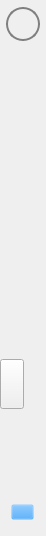
          <widget class="QWidget" name="foldPanel" native="true">
           <property name="minimumSize">
            <size>
             <width>46</width>
             <height>0</height>
            </size>
           </property>
           <property name="maximumSize">
            <size>
             <width>46</width>
             <height>16777215</height>
            </size>
           </property>
           <property name="styleSheet">
            <string notr="true">#foldPanel{
background-color: qlineargradient(spread:pad, x1:1, y1:0, x2:1, y2:1, stop:0 #2A427E, stop:1 #0F1C49);
}</string>
           </property>
           <layout class="QVBoxLayout" name="verticalLayout_12">
            <property name="spacing">
             <number>0</number>
            </property>
            <property name="leftMargin">
             <number>0</number>
            </property>
            <property name="topMargin">
             <number>0</number>
            </property>
            <property name="rightMargin">
             <number>0</number>
            </property>
            <property name="bottomMargin">
             <number>0</number>
            </property>
            <item>
             <layout class="QVBoxLayout" name="verticalLayout_13">
              <item>
               <layout class="QHBoxLayout" name="horizontalLayout_16">
                <property name="spacing">
                 <number>0</number>
                </property>
                <property name="topMargin">
                 <number>7</number>
                </property>
                <property name="bottomMargin">
                 <number>10</number>
                </property>
                <item>
                 <widget class="QLabel" name="avatorFold">
                  <property name="minimumSize">
                   <size>
                    <width>34</width>
                    <height>34</height>
                   </size>
                  </property>
                  <property name="maximumSize">
                   <size>
                    <width>34</width>
                    <height>34</height>
                   </size>
                  </property>
                  <property name="styleSheet">
                   <string notr="true">image: url(:/Optimus/images/common/man-avator.svg);
border-radius: 17;
border: 2px solid gray;</string>
                  </property>
                  <property name="text">
                   <string/>
                  </property>
                 </widget>
                </item>
               </layout>
              </item>
              <item>
               <widget class="QWidget" name="verticalWidget_2" native="true">
                <property name="styleSheet">
                 <string notr="true">QPushButton{
	margin: -1px;
	width: 45px;
	height: 52px;
	border-radius: 0px;
}

</string>
                </property>
                <layout class="QVBoxLayout" name="verticalLayout_14">
                 <property name="spacing">
                  <number>0</number>
                 </property>
                 <property name="leftMargin">
                  <number>0</number>
                 </property>
                 <property name="topMargin">
                  <number>0</number>
                 </property>
                 <property name="rightMargin">
                  <number>0</number>
                 </property>
                 <property name="bottomMargin">
                  <number>0</number>
                 </property>
                 <item>
                  <widget class="QWidget" name="verticalWidget_3" native="true">
                   <property name="styleSheet">
                    <string notr="true">QPushButton {
	font-size: 16px;
	color: rgba(255, 255, 255, 0.8);
	background-color: rgba(255, 255, 255, 0);
	border:3px ;
	border-left-style: solid;
	border-right-style: solid;
	border-color: rgba(255, 255, 255, 0);
	margin-bottom: 1px;
}

QPushButton::hover{
	color: rgb(255, 255, 255);
	background-color: #162455;
	border:3px ;
	border-left-style: solid;
	border-left-color: #00ffff;
	border-right-style: solid;
	border-right-color: rgba(255, 255, 255, 0);
}

QPushButton::checked {
	color: rgb(255, 255, 255);
	background-color: #162455;
	border:3px ;
	border-left-style: solid;
	border-left-color: #00ffff;
	border-right-style: solid;
	border-right-color: rgba(255, 255, 255, 0);
}</string>
                   </property>
                   <layout class="QVBoxLayout" name="verticalLayout_15">
                    <property name="spacing">
                     <number>0</number>
                    </property>
                    <property name="leftMargin">
                     <number>0</number>
                    </property>
                    <property name="topMargin">
                     <number>0</number>
                    </property>
                    <property name="rightMargin">
                     <number>0</number>
                    </property>
                    <property name="bottomMargin">
                     <number>0</number>
                    </property>
                    <item>
                     <widget class="QPushButton" name="channelPlanFoldBtn">
                      <property name="toolTip">
                       <string>Channel plan</string>
                      </property>
                      <property name="text">
                       <string/>
                      </property>
                      <property name="icon">
                       <iconset>
                        <normalon>:/Optimus/images/trainPage/channelPlan.svg</normalon>
                       </iconset>
                      </property>
                      <property name="iconSize">
                       <size>
                        <width>18</width>
                        <height>18</height>
                       </size>
                      </property>
                      <property name="checkable">
                       <bool>true</bool>
                      </property>
                     </widget>
                    </item>
                    <item>
                     <widget class="QPushButton" name="detectFoldBtn">
                      <property name="toolTip">
                       <string>Realtime detect</string>
                      </property>
                      <property name="text">
                       <string/>
                      </property>
                      <property name="icon">
                       <iconset>
                        <normalon>:/Optimus/images/trainPage/realtimeDetect.svg</normalon>
                       </iconset>
                      </property>
                      <property name="iconSize">
                       <size>
                        <width>18</width>
                        <height>18</height>
                       </size>
                      </property>
                      <property name="checkable">
                       <bool>true</bool>
                      </property>
                     </widget>
                    </item>
                    <item>
                     <widget class="QPushButton" name="treatmentCfgFoldBtn">
                      <property name="toolTip">
                       <string>Treatment config</string>
                      </property>
                      <property name="text">
                       <string/>
                      </property>
                      <property name="icon">
                       <iconset>
                        <normalon>:/Optimus/images/trainPage/treatmentCfg.svg</normalon>
                       </iconset>
                      </property>
                      <property name="iconSize">
                       <size>
                        <width>18</width>
                        <height>18</height>
                       </size>
                      </property>
                      <property name="checkable">
                       <bool>true</bool>
                      </property>
                     </widget>
                    </item>
                    <item>
                     <widget class="QPushButton" name="recordFoldBtn">
                      <property name="toolTip">
                       <string>Train record</string>
                      </property>
                      <property name="text">
                       <string/>
                      </property>
                      <property name="icon">
                       <iconset>
                        <normalon>:/Optimus/images/trainPage/table_file_blue.svg</normalon>
                       </iconset>
                      </property>
                      <property name="iconSize">
                       <size>
                        <width>18</width>
                        <height>18</height>
                       </size>
                      </property>
                      <property name="checkable">
                       <bool>true</bool>
                      </property>
                     </widget>
                    </item>
                   </layout>
                  </widget>
                 </item>
                 <item>
                  <layout class="QVBoxLayout" name="verticalLayout_16">
                   <property name="spacing">
                    <number>0</number>
                   </property>
                   <property name="topMargin">
                    <number>10</number>
                   </property>
                   <item>
                    <widget class="QPushButton" name="startFoldBtn">
                     <property name="toolTip">
                      <string>Start </string>
                     </property>
                     <property name="styleSheet">
                      <string notr="true">QPushButton {
	font-size: 16px;
	color: rgba(255, 255, 255, 0.8);
	background-color: rgba(255, 255, 255, 0);
}

QPushButton::hover{
	font-size: 16px;
	color: rgba(255, 255, 255,1.0);
	background-color: rgba(255, 255, 255, 0.1);
}
</string>
                     </property>
                     <property name="text">
                      <string/>
                     </property>
                     <property name="icon">
                      <iconset>
                       <normalon>:/Optimus/images/trainPage/start.svg</normalon>
                      </iconset>
                     </property>
                     <property name="iconSize">
                      <size>
                       <width>22</width>
                       <height>22</height>
                      </size>
                     </property>
                    </widget>
                   </item>
                  </layout>
                 </item>
                </layout>
               </widget>
              </item>
             </layout>
            </item>
            <item>
             <spacer name="verticalSpacer_8">
              <property name="orientation">
               <enum>Qt::Vertical</enum>
              </property>
              <property name="sizeHint" stdset="0">
               <size>
                <width>20</width>
                <height>40</height>
               </size>
              </property>
             </spacer>
            </item>
            <item>
             <layout class="QHBoxLayout" name="horizontalLayout_18">
              <item>
               <widget class="QPushButton" name="extendBtn">
                <property name="minimumSize">
                 <size>
                  <width>24</width>
                  <height>50</height>
                 </size>
                </property>
                <property name="maximumSize">
                 <size>
                  <width>24</width>
                  <height>50</height>
                 </size>
                </property>
                <property name="toolTip">
                 <string>Expend</string>
                </property>
                <property name="styleSheet">
                 <string notr="true">QPushButton {
	
	border-image: url(:/Optimus/images/trainPage/extend2.svg);
}

QPushButton::hover{
	border-image: url(:/Optimus/images/trainPage/extend.svg);
}</string>
                </property>
                <property name="text">
                 <string/>
                </property>
               </widget>
              </item>
              <item>
               <spacer name="horizontalSpacer_13">
                <property name="orientation">
                 <enum>Qt::Horizontal</enum>
                </property>
                <property name="sizeHint" stdset="0">
                 <size>
                  <width>40</width>
                  <height>20</height>
                 </size>
                </property>
               </spacer>
              </item>
             </layout>
            </item>
            <item>
             <widget class="QWidget" name="verticalWidget_5" native="true">
              <property name="styleSheet">
               <string notr="true">QLabel{
	height: 24px;
	width: 24px;
}</string>
              </property>
              <layout class="QVBoxLayout" name="verticalLayout_17">
               <property name="spacing">
                <number>6</number>
               </property>
               <property name="leftMargin">
                <number>0</number>
               </property>
               <property name="topMargin">
                <number>0</number>
               </property>
               <property name="rightMargin">
                <number>0</number>
               </property>
               <property name="bottomMargin">
                <number>16</number>
               </property>
               <item>
                <spacer name="verticalSpacer_10">
                 <property name="orientation">
                  <enum>Qt::Vertical</enum>
                 </property>
                 <property name="sizeType">
                  <enum>QSizePolicy::Fixed</enum>
                 </property>
                 <property name="sizeHint" stdset="0">
                  <size>
                   <width>20</width>
                   <height>15</height>
                  </size>
                 </property>
                </spacer>
               </item>
               <item>
                <widget class="QLabel" name="label_10">
                 <property name="styleSheet">
                  <string notr="true">image: url(:/Optimus/images/trainPage/signal-3.svg);</string>
                 </property>
                 <property name="text">
                  <string/>
                 </property>
                </widget>
               </item>
               <item>
                <widget class="QLabel" name="label_11">
                 <property name="styleSheet">
                  <string notr="true">image: url(:/Optimus/images/trainPage/battery.svg);</string>
                 </property>
                 <property name="text">
                  <string/>
                 </property>
                </widget>
               </item>
               <item>
                <widget class="QLabel" name="label_19">
                 <property name="styleSheet">
                  <string notr="true">image: url(:/Optimus/images/trainPage/signal-full.svg);</string>
                 </property>
                 <property name="text">
                  <string/>
                 </property>
                </widget>
               </item>
               <item>
                <widget class="QLabel" name="label_9">
                 <property name="styleSheet">
                  <string notr="true">image: url(:/Optimus/images/trainPage/master.png);</string>
                 </property>
                 <property name="text">
                  <string/>
                 </property>
                </widget>
               </item>
               <item>
                <layout class="QHBoxLayout" name="horizontalLayout_19">
                 <item>
                  <widget class="QPushButton" name="bindingFoldBtn">
                   <property name="minimumSize">
                    <size>
                     <width>0</width>
                     <height>16</height>
                    </size>
                   </property>
                   <property name="maximumSize">
                    <size>
                     <width>23</width>
                     <height>16</height>
                    </size>
                   </property>
                   <property name="toolTip">
                    <string>Bind device</string>
                   </property>
                   <property name="styleSheet">
                    <string notr="true">QPushButton {
	border-image: url(:/Optimus/images/trainPage/binding.svg);
	background: rgba(24, 144, 255,0.0) ;
}

QPushButton::hover{
	background: rgba(255, 255, 255,0.2) ;
}</string>
                   </property>
                   <property name="text">
                    <string/>
                   </property>
                  </widget>
                 </item>
                </layout>
               </item>
              </layout>
             </widget>
            </item>
           </layout>
          </widget>
